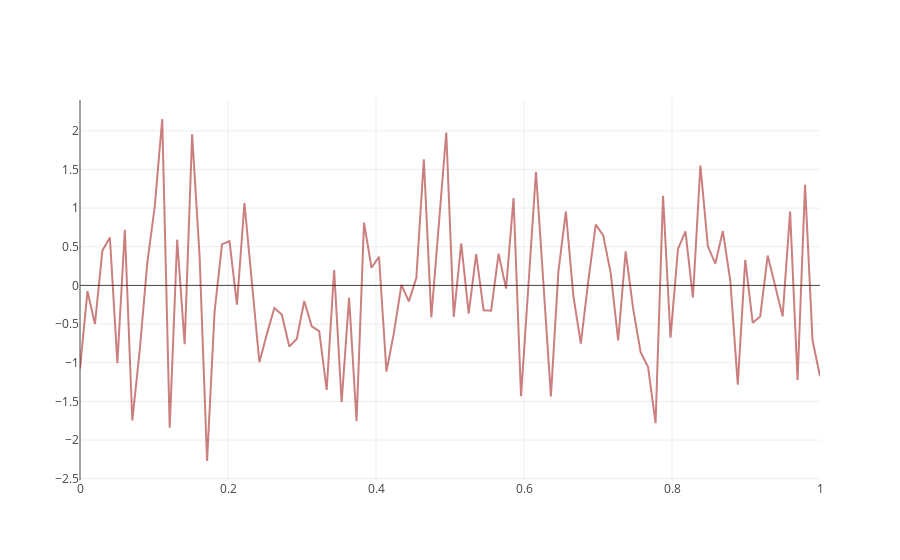

Notebook code cell kept with this figure:
### Markdown cell above
## Simple line chart

### Code cell
trace = go.Scatter(x = monotone_x,y = random_y,mode = 'lines',
                   marker = dict(size = 10,color="rgba(152,0,0,0.5)")
                  )

data = [trace]
figure = dict(data=data)
iplot(figure)
